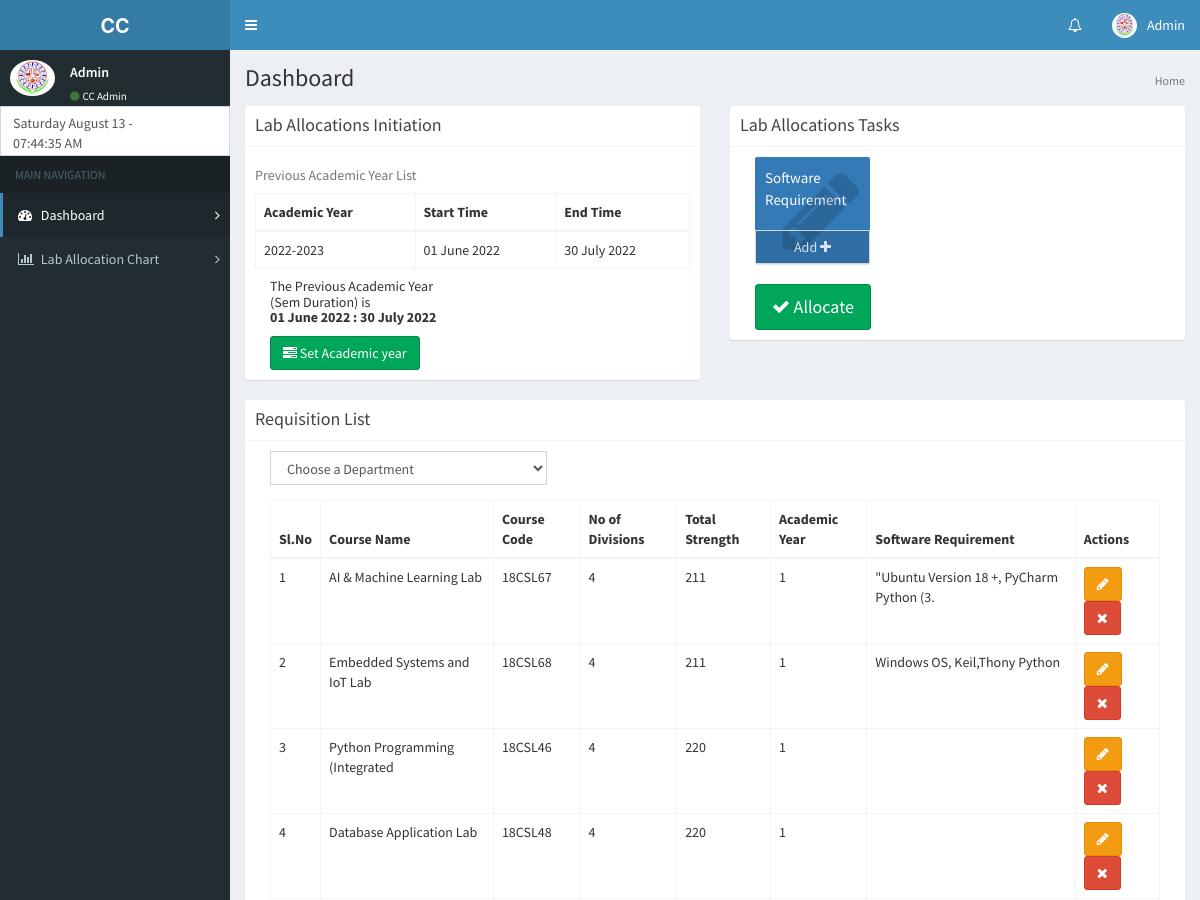
The page /index.php (signed in, upper part) on the database as committed earlier.
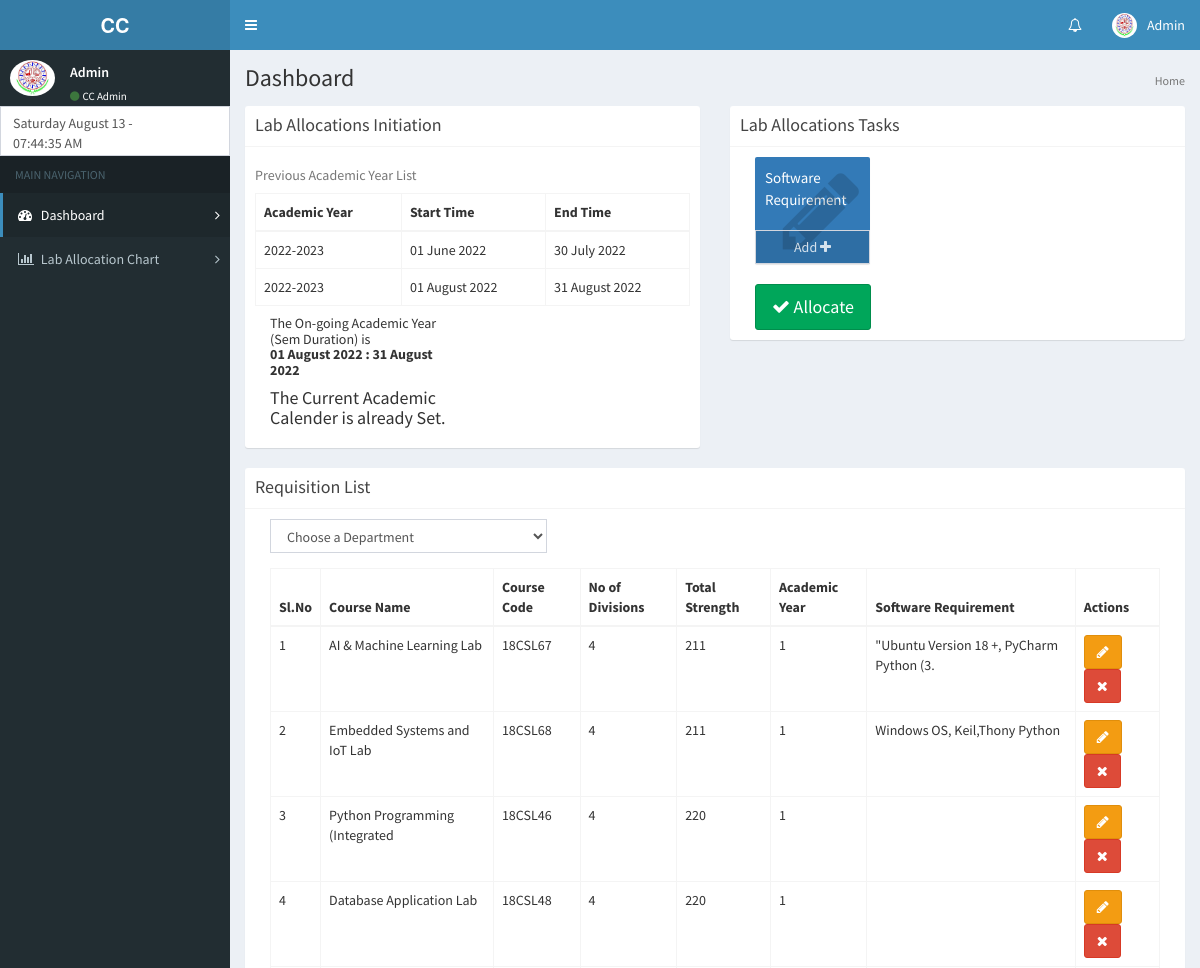
The same page on the database as committed later.
### tables this page shows
CREATE TABLE `academic_year` (
  `id` int(11) NOT NULL,
  `from_date` date NOT NULL,
  `to_date` date NOT NULL,
  `aca_year` varchar(40) NOT NULL,
  `status` int(11) NOT NULL COMMENT '0 - Requisition Closed 1- Requistion form is open\r\n'
);

CREATE TABLE `users` (
  `id` int(11) NOT NULL,
  `uid` int(11) NOT NULL,
  `name` varchar(60) NOT NULL,
  `username` varchar(40) NOT NULL,
  `password` varchar(60) NOT NULL,
  `email` varchar(40) NOT NULL
);

CREATE TABLE `courses` (
  `cid` int(11) NOT NULL,
  `coursecode` varchar(10) NOT NULL,
  `coursename` varchar(100) NOT NULL,
  `deptid` int(11) NOT NULL,
  `sem` int(11) NOT NULL,
  `divisions` int(11) NOT NULL,
  `strength` int(11) NOT NULL,
  `softwarereq` varchar(100) NOT NULL,
  `duration` int(11) NOT NULL,
  `academicyear` int(11) NOT NULL,
  `allocation_status` int(11) NOT NULL
);

### pages/required/functions.php (called while the page is built, shortened)
<?php
	function db_all($sql_query){
		include('db_connection.php');
		$query = mysqli_query($con,$sql_query);
		$rows= array();
        while ($row = mysqli_fetch_assoc($query))
        {
            $rows[] = $row;
        }
        return $rows;
	}
	function db_one($sql_query){
		include('db_connection.php');
		$result = mysqli_query($con, $sql_query);
		$row = mysqli_fetch_assoc($result);
		return $row;
	}
?>

### index.php (the view, shortened to what the changed rows need)
<?php ini_set('display_errors', 1);
	if (session_id() == '') {
	$login_id = $_SESSION['s_id'];
}
include('pages/required/db_connection.php');
include('pages/required/functions.php');
	$loggen_in_query = "SELECT
									um.*
								FROM
									users um
								WHERE
									1=1
									AND um.id=".$login_id;
			$login_query_result = db_one($loggen_in_query);
?>
<!DOCTYPE html>
<html>
<head>
  <link rel="stylesheet" href="bootstrap/css/bootstrap.min.css">
  <link rel="stylesheet" href="https://cdnjs.cloudflare.com/ajax/libs/font-awesome/4.5.0/css/font-awesome.min.css">
  <link rel="stylesheet" href="https://cdnjs.cloudflare.com/ajax/libs/ionicons/2.0.1/css/ionicons.min.css">
  <link rel="stylesheet" href="dist/css/AdminLTE.min.css">
  <link rel="stylesheet" href="dist/css/skins/_all-skins.min.css">
  <link rel="stylesheet" href="plugins/iCheck/flat/blue.css">
  <link rel="stylesheet" href="plugins/morris/morris.css">
  <link rel="stylesheet" href="plugins/jvectormap/jquery-jvectormap-1.2.2.css">
  <link rel="stylesheet" href="plugins/datepicker/datepicker3.css">
  <link rel="stylesheet" href="plugins/daterangepicker/daterangepicker.css">
  <link rel="stylesheet" href="plugins/bootstrap-wysihtml5/bootstrap3-wysihtml5.min.css">
  <link rel="stylesheet" href="plugins/fullcalendar/fullcalendar.min.css">
  <link rel="stylesheet" href="plugins/fullcalendar/fullcalendar.print.css" media="print">
  <link rel="stylesheet" href="plugins/timepicker/bootstrap-timepicker.min.css">
  <link rel="stylesheet" href="plugins/datepicker/datepicker3.css">
  <link rel="stylesheet" href="plugins/datatables/dataTables.bootstrap.css">
  <link rel="stylesheet" href="bootstrap/css/counter.css">
</head>
<body class="hold-transition skin-blue sidebar-mini">
<div class="wrapper">
  <div class="content-wrapper">
    <section class="content-header">
      <h1>
        Dashboard
      </h1>
    </section>
    <section class="content">
      <div class="row">
					<section class="col-lg-12 connectedSortable">
				  <?php
				  	if($login_query_result ['uid'] == 1){
				  ?>
				  <div class="row">
						 	<div class="col-md-6">
			          <div class="box box-solid">
			            <div class="box-body">
			            			<table class="table table-bordered table-responsive">
			            				<caption>Previous Academic Year List</caption>
															<thead>
																	<tr>
																		<th>Academic Year</th>
																		<th>Start Time</th>
																		<th>End Time</th>
																	</tr>
															</thead>
															<tbody>
															<?php
																		$aca_year_list = "SELECT *,
																												DATE_FORMAT(from_date,'%d %M %Y') AS frm_date,
						           																	DATE_FORMAT(to_date,'%d %M %Y') AS t_date
						           															  FROM academic_year
						           															  WHERE
						           															  	1=1";
						            				$aca_list = db_all($aca_year_list);
						            				$aca_str = '';
						            				if(empty($aca_list)){
						            					$aca_str .= "<tr>
																							<td colspan='3'>No recent Academic Year (Closed)</td>
																						</tr>";
																					}else{
																								foreach($aca_list AS $aca){
						            				$aca_str .= "<tr>
																							<td>".$aca['aca_year']."</td>
																							<td>".$aca['frm_date']."</td>
																							<td>".$aca['t_date']."</td>
																						</tr>";
						            			}
																					}
						            			echo $aca_str;
						            			?>
															</tbody>
														</table>
			           					<?php
			           							$query_to_check_requisitions_open = "SELECT *,
			           																												DATE_FORMAT(from_date,'%d %M %Y') AS frm_date,
			           																												DATE_FORMAT(to_date,'%d %M %Y') AS t_date
			           																									  FROM
			           																									  	academic_year
			           																									  WHERE
			           																									  1=1
			           																									  ORDER BY id DESC
			           																									  LIMIT 1";
			           								$result_from_query = db_one($query_to_check_requisitions_open);
			           								if(empty($result_from_query)){
			           										echo '<h5>No Academic years Added</h5>';
			           										?>
			           										<button class="btn btn-success  set_date_button" ><i class="fa fa-tasks"></i> Set Academic year</button>
			           								<?php
			           							}else{
			           									$current_date_time = strtotime(date('y-m-d h:m:s'));
			           								$start_date_to_number = strtotime($result_from_query['from_date']);
			           								$TO_date_to_number = strtotime($result_from_query['to_date']);
			           						?>
			           						<div class="col-md-6">
			           							<h5><?php
			           							if($start_date_to_number < $current_date_time && $TO_date_to_number < $current_date_time){
			           									echo 	"The Previous Academic Year (Sem Duration) is <br/><strong>".$result_from_query['frm_date']." : ".$result_from_query['t_date']."</strong>"; ?></h5>
			           							<button class="btn btn-success  set_date_button" ><i class="fa fa-tasks"></i> Set Academic year</button>
			            					<?php }else if($start_date_to_number <= $current_date_time && $TO_date_to_number >= $current_date_time){
			            						?>
			            								<h5><?php echo 	"The On-going Academic Year (Sem Duration) is <br/><strong>".$result_from_query['frm_date']." : ".$result_from_query['t_date']."</strong>"; ?></h5>
			           							<h4>The Current Academic Calender is already Set.</h4>
			            					<?php }else{?>
			            							<button class="btn btn-success  set_date_button" ><i class="fa fa-tasks"></i> Set Academic year</button>
			            						<?php }?>
			            					</div>
			            				<?php }?>
			            </div>
			          </div>
		        </div>
			       <div class="col-md-12">
			          <div class="box box-solid">
			            <div class="box-body">
			            	<div class="col-md-12"  id="requisition_content">
			            			<table class="table table-bordered table-responsive">
				            			<thead>
				            				<tr>
				            					<th>Sl.No</th>
				            					<th>Course Name</th>
				            					<th>Course Code</th>
				            					<th>No of Divisions</th>
				            					<th>Total Strength</th>
				            					<th>Academic Year</th>
				            					<th>Software Requirement</th>
				            					<th>Actions</th>
				            				</tr>
				            			</thead>
				            			<tbody>
				            			<?php
				            				$requisition_list_query = "SELECT * FROM courses WHERE 1=1";
				            				$requisition_list = db_all($requisition_list_query);
				            				$list_string = '';
				            				$i=1;
				            				foreach($requisition_list AS $list_row){
				            							$list_string .="<tr>
															            					<td>".$i."</td>
															            					<td>".$list_row['coursename']."</td>
															            					<td>".$list_row['coursecode']."</td>
															            					<td>".$list_row['divisions']."</td>
															            					<td>".$list_row['strength']."</td>
															            					<td>".$list_row['academicyear']."</td>
															            					<td>".$list_row['softwarereq']."</td>
															            					<td>
															            						<button class='btn btn-warning' title='Edit'><i class='fa fa-pencil'></i></button>
															            						<button class='btn btn-danger' title='Delete'><i class='fa fa-times'></i></button>
															            					</td>
															            				</tr>";
															            		$i++;
				            				}
				            				echo $list_string;
				            			?>
				            			</tbody>
				            		</table>
			            	</div>
			            </div>
			          </div>
			        </div>
		      </div>
					<?php
		}?>
				</section>
			</div>
</section>
  </div>
</div>
</body>
</html>

Rows that differ between the two databases and show on the page:
added academic_year: aca_year "2022-2023", frm_date "01 August 2022", t_date "31 August 2022"
Other text that changed with them:
$result_from_query['frm_date']: (not shown) → "01 August 2022"
$result_from_query['t_date']: (not shown) → "31 August 2022"
$result_from_query['frm_date']: "01 June 2022" → (not shown)
$result_from_query['t_date']: "30 July 2022" → (not shown)
text no longer shown: "The Previous Academic Year (Sem Duration) is Set Academic year"
text now shown: "The On-going Academic Year (Sem Duration) is The Current Academic Calender is already Set."
